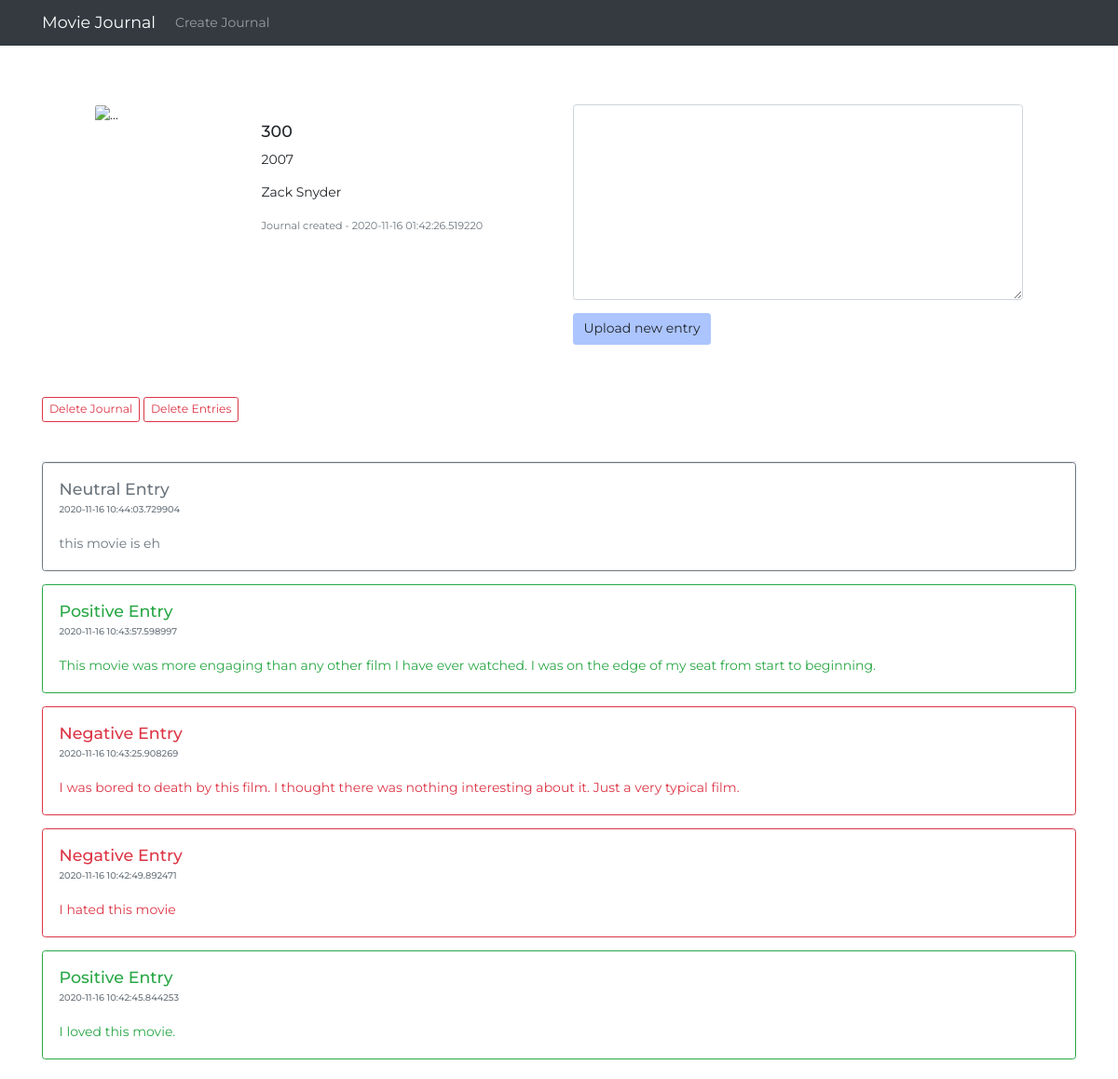
The page /journal/14 on the database its author committed.
### moviejournal/models.py (models this page shows, shortened)
class MovieJournals(db.Model):
    __tablename__ = 'journal'
    id = db.Column(db.Integer, primary_key=True)
    title = db.Column(db.String(30), unique=True, nullable=False)
    year = db.Column(db.Integer, nullable=False)
    director = db.Column(db.String(20), unique=False, nullable=False)
    cover_file = db.Column(db.String(20), unique=True, nullable=False)
    time = db.Column(db.DateTime, nullable=False, default=datetime.utcnow)
    entries = db.relationship('JournalEntry', backref='movie', order_by='JournalEntry.time.desc()', lazy=True)

class JournalEntry(db.Model):
    __tablename__ = 'entries'
    id = db.Column(db.Integer, primary_key=True)
    entry = db.Column(db.String(78), nullable=False)
    sentiment = db.Column(db.Integer, nullable=False)
    time = db.Column(db.DateTime, nullable=False, default=datetime.now)
    journal_id = db.Column(db.Integer, db.ForeignKey('journal.id'), nullable=False)

### moviejournal/routes.py (the view, shortened to what this page needs)
@app.route('/journal/<int:movie_id>', methods=['POST', 'GET'])
def journal(movie_id):
    form = JournalEntryForm()
    movie = MovieJournals.query.get(movie_id)
    entries = MovieJournals.query.get(movie_id).entries
    return render_template('journal.html', movie=movie, entries=entries, form=form)

### moviejournal/forms.py
class JournalEntryForm(FlaskForm):
    entry = TextAreaField('Entry', validators=[DataRequired(), Length(min=1)])
    submit = SubmitField('Upload new entry')

### moviejournal/templates/journal.html (shortened to what this page needs)
{% extends "layout.html" %}
{% block content %}
  <div class="row" style="margin: 3rem">
    <div class="col card mb-3" style="max-width: 540px; border:none;">
        <div class="row no-gutters">
          <div class="col-md-4">
            <img class="card-img" alt="..." src="{{ url_for('static', filename='uploads/'+movie.title) }}">
          </div>
          <div class="col-md-8">
            <div class="card-body">
              <h5 class="card-title">{{ movie.title }}</h5>
              <p class="card-text">{{ movie.year }}</p>
              <p class="card-text">{{ movie.director }}</p>
              <p class="card-text"><small class="text-muted">Journal created - {{ movie.time }}</small></p>
            </div>
          </div>
        </div>
      </div>
    <form class="col" style="" action="#" method="POST" enctype="multipart/form-data">
            <div class="form-group">
                {% if form.entry.errors %}
                    <div class="invalid-feedback">
                    {% for error in form.entry.errors %}
                        <span>{{ error }}</span>
                    {% endfor %}
                    </div>
                {% else %}
                    {{ form.entry(class="form-control", style="height:210px") }}
                {% endif %}
            </div>
            <div class="form-group">
                {{ form.submit(class="btn my_button") }}
            </div>
    </form>
  </div>
    <a href="{{ url_for('delete_journal', movie_id=movie.id )}}"><button type="button" class="btn btn-outline-danger btn-sm">Delete Journal</button></a>
    <a href="{{ url_for('delete_entries', movie_id=movie.id )}}"><button type="button" class="btn btn-outline-danger btn-sm">Delete Entries</button></a>
    <div class="journal_entries border-top mb-4">
        {% for entry in entries %}
            {% if entry.sentiment == 0 %}
                <div class="card border-success mb-3 entry" style="">
                    <div class="card-body text-success">
                      <h5 class="card-title">Positive Entry</h5>
                      <h6 class="card-subtitle mb-4 text-muted" style="font-size: 0.7rem">{{ entry.time }}</h6>
                      <p class="card-text">{{ entry.entry }}</p>
                    </div>
                </div>
            {% elif entry.sentiment == 1 %}
                <div class="card border-secondary mb-3 entry" style="">
                    <div class="card-body text-secondary">
                        <h5 class="card-title">Neutral Entry</h5>
                        <h6 class="card-subtitle mb-4 text-muted" style="font-size: 0.7rem">{{ entry.time }}</h6>
                      <p class="card-text">{{ entry.entry }}</p>
                    </div>
                </div>
            {% else %}
                <div class="card border-danger mb-3 entry" style="">
                    <div class="card-body text-danger">
                      <h5 class="card-title">Negative Entry</h5>
                      <h6 class="card-subtitle mb-4 text-muted" style="font-size: 0.7rem">{{ entry.time }}</h6>
                      <p class="card-text">{{ entry.entry }}</p>
                    </div>
                </div>
            {% endif %}
        {% endfor %}
    </div>
{% endblock content %}

### moviejournal/templates/layout.html (shortened to what this page needs)
<!DOCTYPE html>
<html>
    <head>
        <link rel="stylesheet" href="https://cdn.jsdelivr.net/npm/bootstrap@4.5.3/dist/css/bootstrap.min.css">
        <link rel= "stylesheet" type= "text/css" href= "{{ url_for('static',filename='main.css') }}">
    </head>
    <body>
        <header>
            <nav class="navbar fixed-top navbar-expand-lg navbar-dark bg-dark">
                <div class="container">
                    <a class="navbar-brand" href="/">Movie Journal</a>
                    <div class="collapse navbar-collapse" id="navbarNav">
                      <ul class="navbar-nav">
                        <li class="nav-item">
                          <a class="nav-link" href="/add_movie">Create Journal<span class="sr-only">(current)</span></a>
                        </li>
                      </ul>
                    </div>
                </div>
            </nav>
        </header>
        <main class="container-xl content">
            {% block content %} {% endblock %}
        </main>
    </body>
</html>

### moviejournal/static/main.css (style rules this page uses)
html, body { margin: 0; font-family: 'Montserrat', helvetica, arial, sans-serif; font-size: 14px; font-weight: 400; background-color:white; }
.navbar-brand { font-weight: 400; }
.content { padding-top: 5rem; }
a, a:hover, a:focus, a:active { text-decoration: none; color: inherit; }
.journal_entries { margin-top: 3rem; }
.card-img { position: relative; }
.my_button { background-color: #ACC5FF; }

### rows shown on the page
MovieJournals: title "300", year "2007", director "Zack Snyder", time "2020-11-16 01:42:26.519220"
JournalEntry: time "2020-11-16 10:44:03.729904", entry "this movie is eh"
JournalEntry: time "2020-11-16 10:43:57.598997", entry "This movie was more engaging than any other film I have ever watched. I was on the edge of my seat from start to beginning."
JournalEntry: time "2020-11-16 10:43:25.908269", entry "I was bored to death by this film. I thought there was nothing interesting about it. Just a very typical film."
JournalEntry: time "2020-11-16 10:42:49.892471", entry "I hated this movie"
JournalEntry: time "2020-11-16 10:42:45.844253", entry "I loved this movie."
